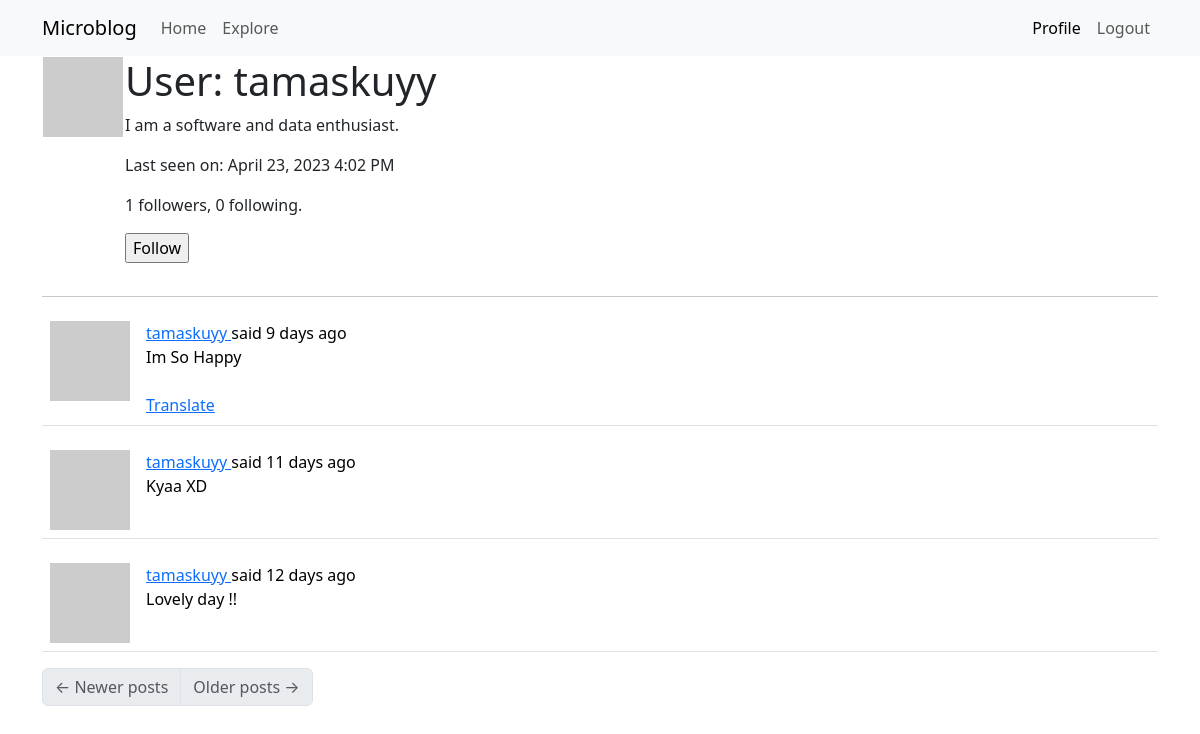
The page /user/tamaskuyy (signed in) on the database its author committed.
### app/models.py (models this page shows, shortened)
class User(UserMixin, db.Model):
    id = db.Column(db.Integer, primary_key=True)
    username = db.Column(db.String(64), index=True, unique=True)
    email = db.Column(db.String(120), index=True, unique=True)
    password_hash = db.Column(db.String(128))
    posts = db.relationship('Post', backref='author', lazy='dynamic')
    about_me = db.Column(db.String(140))
    last_seen = db.Column(db.DateTime, default=datetime.utcnow)
    followed = db.relationship(
        'User', secondary=followers,
        primaryjoin=(followers.c.follower_id == id),
        secondaryjoin=(followers.c.followed_id == id),
        backref=db.backref('followers', lazy='dynamic'), lazy='dynamic')
    def avatar(self, size):
        digest = md5(self.email.lower().encode('utf-8')).hexdigest()
        return 'https://www.gravatar.com/avatar/{}?d=identicon&s={}'.format(digest, size)
    def is_following(self, user):
        return self.followed.filter(
            followers.c.followed_id == user.id).count() > 0

class Post(db.Model):
    id = db.Column(db.Integer, primary_key=True)
    body = db.Column(db.String(140))
    timestamp = db.Column(db.DateTime, index=True, default=datetime.utcnow)
    user_id = db.Column(db.Integer, db.ForeignKey('user.id'))
    language = db.Column(db.String(5))

### app/routes.py (the view)
@app.route('/user/<username>')
@login_required
def user(username):
    user = User.query.filter_by(username=username).first_or_404()
    page = request.args.get('page', 1, type=int)
    posts = user.posts.order_by(Post.timestamp.desc()).paginate(page=page, per_page=app.config['POSTS_PER_PAGE'], error_out=False)
    next_url = url_for('user', username=user.username, page=posts.next_num) \
        if posts.has_next else None
    prev_url = url_for('user', username=user.username, page=posts.prev_num) \
        if posts.has_prev else None
    form = EmptyForm()
    return render_template('user.html', user=user, posts=posts.items, next_url=next_url, prev_url=prev_url, form=form)

### app/forms.py
class EmptyForm(FlaskForm):
    submit = SubmitField('Submit')

### app/models.py (called while the page is built)
@login.user_loader
def load_user(id):
    return User.query.get(int(id))

### app/routes.py (called while the page is built)
@app.before_request
def before_request():
    if current_user.is_authenticated:
        current_user.last_seen = datetime.utcnow()
        db.session.commit()
    g.locale = str(get_locale())

@app.before_request
def before_request():
    if current_user.is_authenticated:
        current_user.last_seen = datetime.utcnow()
        db.session.commit()

### app/templates/user.html (shortened to what this page needs)
{% extends "base.html" %}
{% block app_content %}
    <table>
        <tr valign="top">
            <td><img src="{{ user.avatar(128) }}"></td>
            <td>
                <h1>{{ _('User:') }} {{ user.username }}</h1>
                {% if user.about_me %}<p>{{ user.about_me }}</p>{% endif %}
                {% if user.last_seen %}
                    <p> {{ _('Last seen on:')}} {{ moment(user.last_seen).format('LLL') }}</p>
                {% endif %}
                <p>{{ user.followers.count() }} followers, {{ user.followed.count() }} following.</p>
                {% if user == current_user %}
                <p><a href="{{ url_for('edit_profile') }}">{{ _('Edit your profile') }}</a></p>
                {% elif not current_user.is_following(user) %}
                <p>
                    <form action="{{ url_for('follow', username=user.username) }}" method="post">
                        {{ form.submit(value=_('Follow')) }}
                    </form>
                </p>
                {% endif %}
            </td>
        </tr>
    </table>
    <hr>
    {% for post in posts %}
        {% include '_post.html' %}
    {% endfor %}
    <nav aria-label="...">
        <ul class="pagination">
            <li class="page-item {% if not prev_url %} disabled{% endif %}">
                <a href="{{ prev_url or '#' }}" class="page-link">
                    <span aria-hidden="true">&larr;</span> {{ _('Newer posts') }}
                </a>
            </li>
            <li class="page-item {% if not next_url %} disabled{% endif %}">
                <a href="{{ next_url or '#' }}" class="page-link">
                    {{ _('Older posts') }} <span aria-hidden="true">&rarr;</span>
                </a>
            </li>
        </ul>
    </nav>
{% endblock %}

### app/templates/_post.html (shortened to what this page needs)
<table class="table table-hover">
    <tr>
        <td width="70px">
            <a href="{{ url_for('user', username=post.author.username) }}">
                <img src="{{ post.author.avatar(70) }}" />
            </a>
        </td>
        <td>
            {{ _('%(username)s said %(when)s',
                username=user_link, when=moment(post.timestamp).fromNow()) }}
            <br>
            <span id="post{{ post.id }}">{{ post.body }}</span>
            {% if post.language and post.language != g.locale %}
            <br><br>
            <span id="translation{{ post.id }}">
                <a href="javascript:translate(
                            'post{{ post.id }}',
                            'translation{{ post.id }}',
                            '{{ post.language }}',
                            '{{ g.locale }}');">{{ _('Translate') }}</a>
            </span>
            {% endif %}
        </td>
    </tr>
</table>

### rows shown on the page
User: username "tamaskuyy", about_me "I am a software and data enthusiast.", last_seen "April 23, 2023 4:02 PM"
Post: body "Im So Happy"
Post: body "Kyaa XD"
Post: body "Lovely day !!"

### other values the page prints
{{ user.followers.count() }} "1"
{{ user.followed.count() }} "0"
